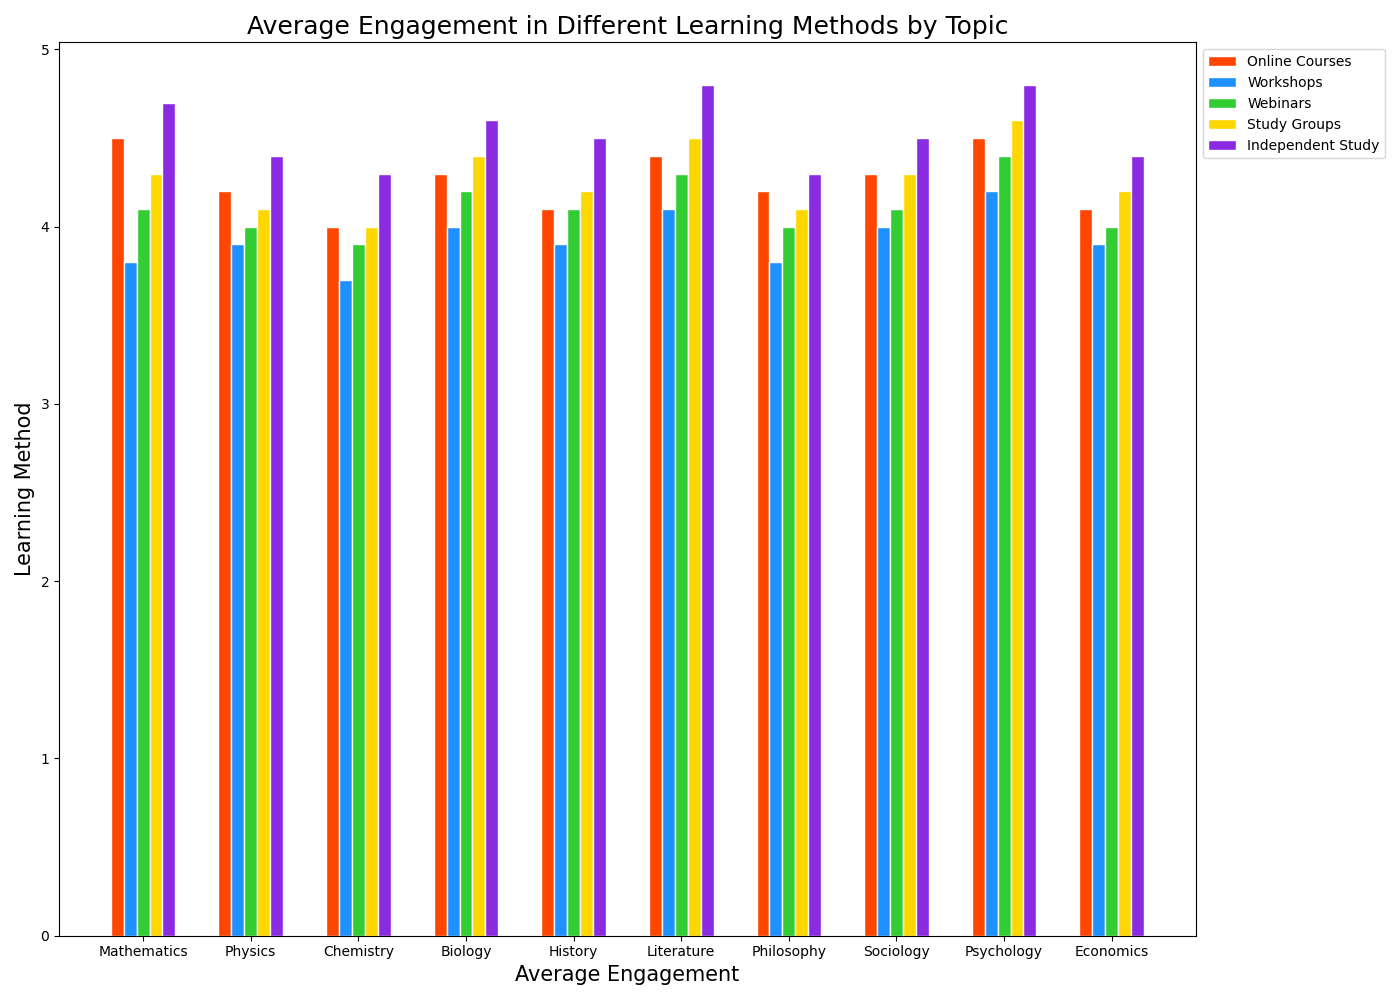

This figure's Python source:

import matplotlib.pyplot as plt
import pandas as pd

data = {
    "Topic": ["Mathematics", "Physics", "Chemistry", "Biology", "History", "Literature", "Philosophy", "Sociology", "Psychology", "Economics"],
    "Online Courses": [4.5, 4.2, 4.0, 4.3, 4.1, 4.4, 4.2, 4.3, 4.5, 4.1],
    "Workshops": [3.8, 3.9, 3.7, 4.0, 3.9, 4.1, 3.8, 4.0, 4.2, 3.9],
    "Webinars": [4.1, 4.0, 3.9, 4.2, 4.1, 4.3, 4.0, 4.1, 4.4, 4.0],
    "Study Groups": [4.3, 4.1, 4.0, 4.4, 4.2, 4.5, 4.1, 4.3, 4.6, 4.2],
    "Independent Study": [4.7, 4.4, 4.3, 4.6, 4.5, 4.8, 4.3, 4.5, 4.8, 4.4]
}

df = pd.DataFrame(data)

fig, ax = plt.subplots(figsize=(14, 10))

bar_width = 0.12

r1 = range(len(df))
r2 = [x + bar_width for x in r1]
r3 = [x + bar_width for x in r2]
r4 = [x + bar_width for x in r3]
r5 = [x + bar_width for x in r4]

ax.bar(r1, df['Online Courses'], color='#FF4500', edgecolor='white', width=bar_width, label='Online Courses')
ax.bar(r2, df['Workshops'], color='#1E90FF', edgecolor='white', width=bar_width, label='Workshops')
ax.bar(r3, df['Webinars'], color='#32CD32', edgecolor='white', width=bar_width, label='Webinars')
ax.bar(r4, df['Study Groups'], color='#FFD700', edgecolor='white', width=bar_width, label='Study Groups')
ax.bar(r5, df['Independent Study'], color='#8A2BE2', edgecolor='white', width=bar_width, label='Independent Study')

ax.set_xlabel('Average Engagement', fontsize=15)
ax.set_ylabel('Learning Method', fontsize=15)
ax.set_title('Average Engagement in Different Learning Methods by Topic', fontsize=18)

ax.set_xticks([r + 2*bar_width for r in range(len(r1))])
ax.set_xticklabels(df['Topic'])

ax.legend(loc='upper left', bbox_to_anchor=(1,1))
plt.tight_layout()
plt.show()
